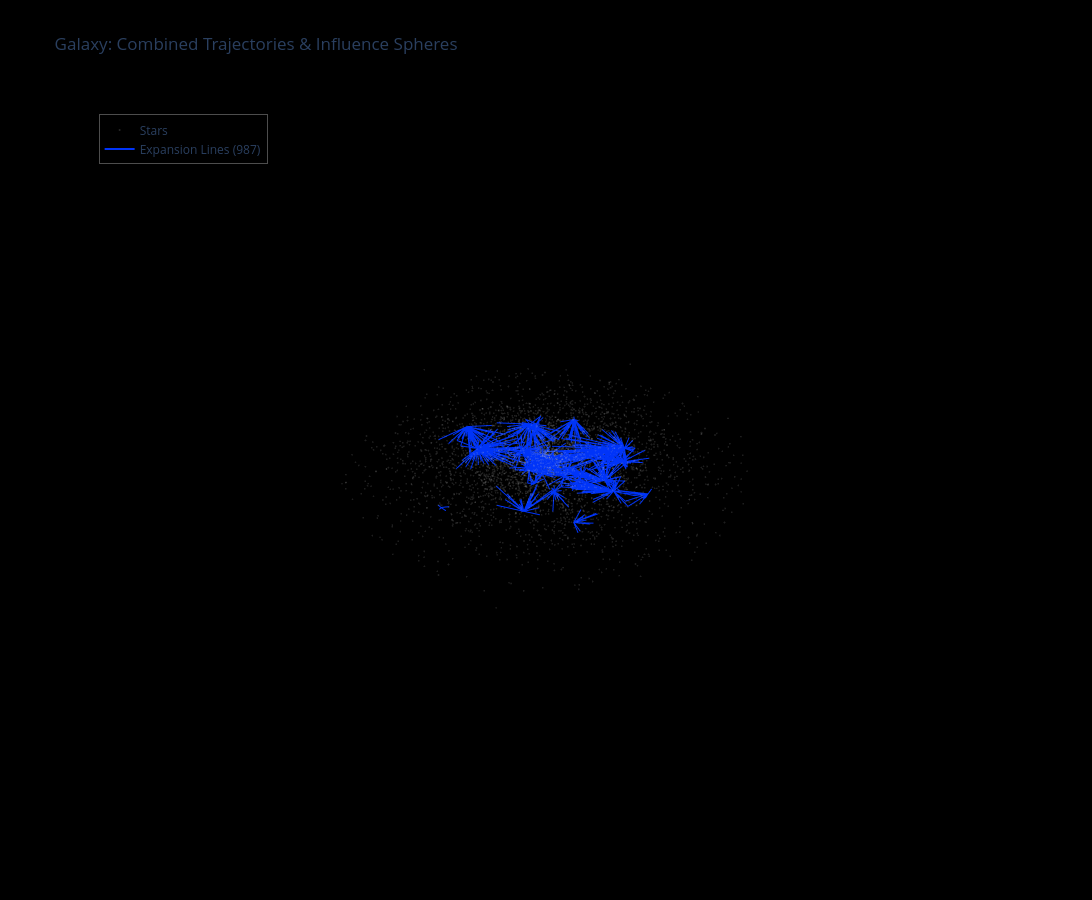

The notebook cell saved with this chart:
### Markdown cell above
## 4. Combined View: Trajectories + Spheres

Show both features together for maximum insight.

### Code cell
# Create figure with both features
fig = viz.create_static_figure(
    subsample_stars=5000,
    show_stars=True,
    show_active=True,
    show_extinct=False,  # Hide extinct for clarity
    show_trajectories=True,
    show_spheres=True
)

fig.update_layout(title="Galaxy: Combined Trajectories & Influence Spheres")
fig.show()

print("\n💡 Each civilization has a unique color")
print("Lines show expansion paths, spheres show total reach.")

### Figure 1 — Plotly figure (JSON) as saved in the notebook; plotly's stock layout.template omitted (floating-point values rounded to 4 significant figures; data arrays with more than 128 entries replaced by an {"elided": "..."} marker saying what was removed)
{"data": [{"hoverinfo": "skip", "marker": {"color": "rgb(200, 200, 200)", "opacity": 0.15, "size": 1}, "mode": "markers", "name": "Stars", "type": "scatter3d", "x": {"elided": "5000 float values"}, "y": {"elided": "5000 float values"}, "z": {"elided": "5000 float values"}}, {"hoverinfo": "skip", "line": {"color": "rgba(0, 52, 248, 1.0)", "width": 2}, "mode": "lines", "name": "Expansion Lines (987)", "type": "scatter3d", "x": {"elided": "2961 float values"}, "y": {"elided": "2961 float values"}, "z": {"elided": "2961 float values"}}], "layout": {"height": 900, "legend": {"bgcolor": "rgba(0, 0, 0, 0.5)", "bordercolor": "rgba(255, 255, 255, 0.3)", "borderwidth": 1, "x": 0.02, "y": 0.98}, "paper_bgcolor": "rgb(0, 0, 0)", "plot_bgcolor": "rgb(0, 0, 0)", "scene": {"bgcolor": "rgb(0, 0, 0)", "camera": {"eye": {"x": 1.5, "y": 1.5, "z": 1.3}}, "xaxis": {"showbackground": false, "showgrid": false, "showticklabels": false, "visible": false}, "yaxis": {"showbackground": false, "showgrid": false, "showticklabels": false, "visible": false}, "zaxis": {"showbackground": false, "showgrid": false, "showticklabels": false, "visible": false}}, "showlegend": true, "title": {"text": "Galaxy: Combined Trajectories & Influence Spheres"}, "width": 1400}}
